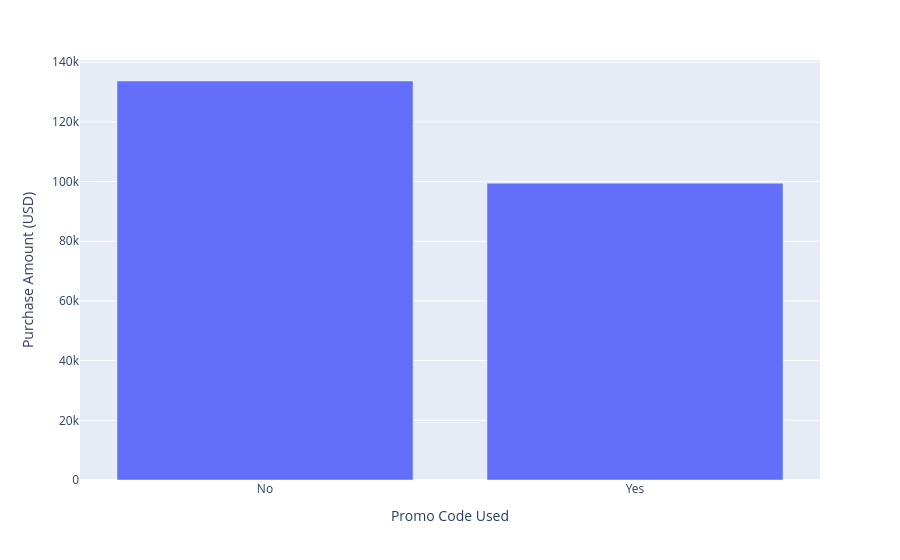

Source (notebook cell):
### Code cell
fig  =  px.bar(shop_groupby , x= 'Promo Code Used' , y = 'Purchase Amount (USD)')
fig.show()

### Figure 1 — Plotly figure (JSON) as saved in the notebook; plotly's stock layout.template omitted (floating-point values rounded to 4 significant figures)
{"data": [{"alignmentgroup": "True", "hovertemplate": "Promo Code Used=%{x}<br>Purchase Amount (USD)=%{y}<extra></extra>", "legendgroup": "", "marker": {"color": "#636efa", "pattern": {"shape": ""}}, "name": "", "offsetgroup": "", "orientation": "v", "showlegend": false, "textposition": "auto", "x": ["No", "Yes"], "xaxis": "x", "y": [133670, 99411], "yaxis": "y", "type": "bar"}], "layout": {"xaxis": {"anchor": "y", "domain": [0, 1], "title": {"text": "Promo Code Used"}}, "yaxis": {"anchor": "x", "domain": [0, 1], "title": {"text": "Purchase Amount (USD)"}}, "legend": {"tracegroupgap": 0}, "margin": {"t": 60}, "barmode": "relative"}}
